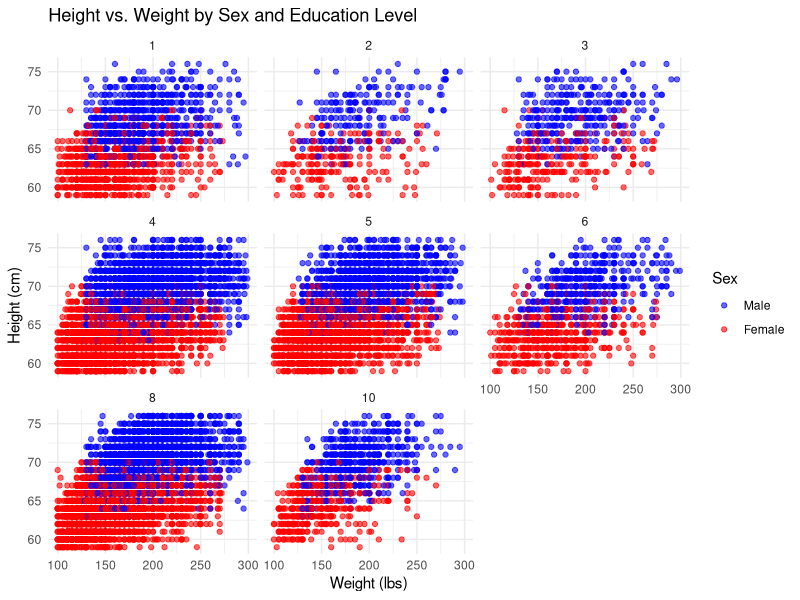
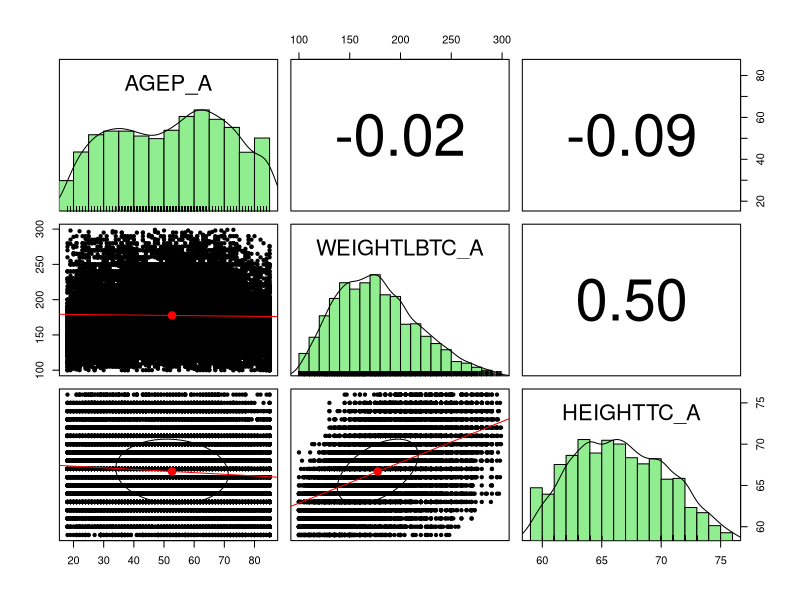

Reproduce these figures in R, in order.
library(tidyverse)
library (ggplot2)
library(psych)

# Load cleaned dataset
nhis <- read_csv("data/nhis_clean.csv")

# Ensure categorical variables are factors for plotting
nhis$SEX_A <- as.factor(nhis$SEX_A)
nhis$EDUCP_A <- as.factor(nhis$EDUCP_A)

# Define custom labels for the SEX_A variable (in accordance with codebook)
sex_labels <- c("1" = "Male", "2" = "Female")

# Create enhanced scatterplot of Height vs Weight faceted by Sex & Education Level
correlation <- cor(nhis$HEIGHTTC_A, nhis$WEIGHTLBTC_A, use = "complete.obs")
cat("Correlation between Height and Weight:", correlation, "\n")

ggplot(data = nhis, aes(x = WEIGHTLBTC_A, y = HEIGHTTC_A, color = SEX_A)) +
  geom_point(alpha = 0.6) + # Use alpha for better visibility 
  facet_wrap(~ EDUCP_A) + # Facet by Education Level
  labs(
    title = "Height vs. Weight by Sex and Education Level",
    x = "Weight (lbs)",
    y = "Height (cm)",
    color = "Sex"
  ) +
scale_color_manual(labels = sex_labels, values = c("blue", "red")) + # Apply custom labels & colors
  theme_minimal() # Apply a clean theme 

# Create a scatter plot matrix of Age, Weight, and Height
pairs.panels(nhis[, c("AGEP_A", "WEIGHTLBTC_A", "HEIGHTTC_A")],
             method = "pearson", # Add correlation method
             hist.col = "lightgreen", # Add color to histograms
             ellipses = TRUE, # Add correlation ellipses
             lm = TRUE) # Add linear regression lines


